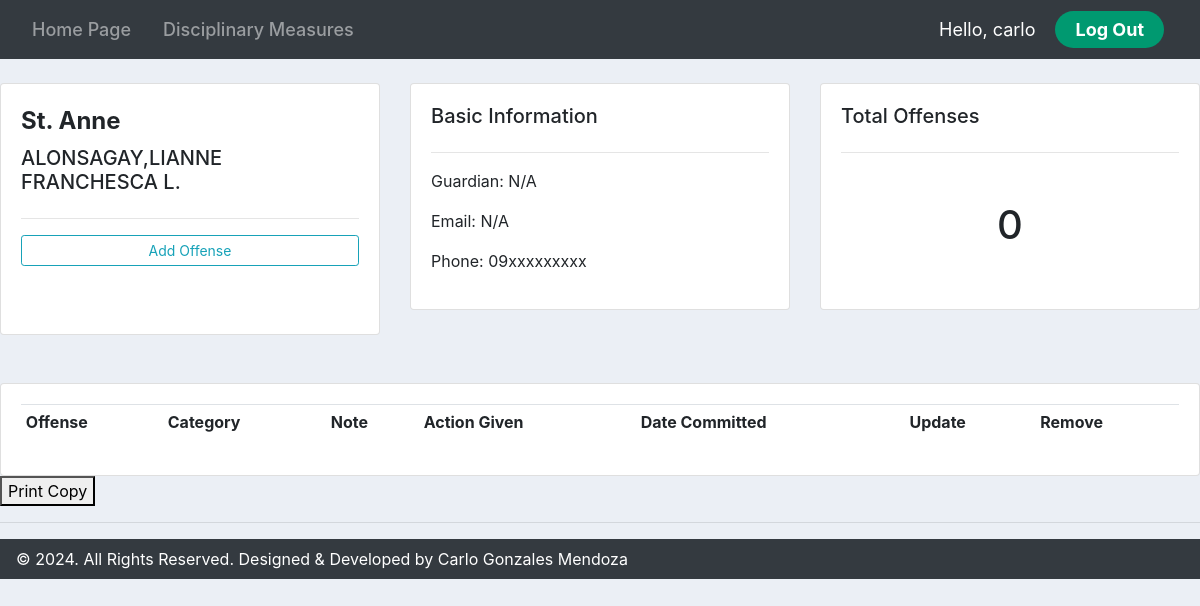
The page /teresaprofile/2/ (signed in) on the database its author committed.
### accounts/models.py (models this page shows, shortened)
class TeresaStudent(models.Model):
    name = models.CharField(max_length=200, null=True)
    phone = models.CharField(max_length=200, null=True)
    email = models.CharField(max_length=200, null=True)
    guardian = models.CharField(max_length=200, null=True)
    date_created = models.DateTimeField(auto_now_add=True, null=True)

### accounts/views.py (the view)
# urls.py: path('teresaprofile/<str:pk_test>/', views.teresaprofile, name='teresaprofile'),
@login_required(login_url='login')
def teresaprofile(request, pk_test):
    teresastudents = TeresaStudent.objects.get(id=pk_test)
    teresaoffenses = teresastudents.teresaoffense_set.all()
    offense_count = teresaoffenses.count()
    context = {'students': teresastudents, 'offenses': teresaoffenses, "offense_count": offense_count,}
    return render(request, 'accounts/teresaprofile.html', context)

### accounts/templates/accounts/teresaprofile.html (shortened to what this page needs)
{% extends 'accounts/main.html' %}
{% block content %}
<br>
<div class="row">
    <div class="col-md">
        <div class="card card-body">
            <h5 style="font-size: 24px; font-weight: 700; line-height: 34px;">St. Anne</h5>
            <h5>{{students.name}}</h5>
            <hr>
            <a class="btn btn-outline-info  btn-sm btn-block" href="{% url 'teresacreate_offense' students.id %}">Add Offense</a>
            <br><br>
        </div>
    </div>
    <div class="col-md">
        <div class="card card-body">
            <h5>Basic Information</h5>
            <hr>
            <p style="padding: 0.01px">Guardian: {{students.guardian}}</p>
            <p style="padding: 0.01px">Email: {{students.email}}</p>
            <p style="padding: 0.01px">Phone: {{students.phone}}</p>
        </div>
    </div>
    <div class="col-md">
        <div class="card card-body">
            <h5>Total Offenses</h5>
            <hr>
            <h1 style="text-align: center;padding: 32px">{{offense_count}}</h1>
        </div>
    </div>
</div>
<br>
<br>
<div class="row">
    <div class="col-md">
        <div class="card card-body">
            <table class="table table-sm">
                <tr>
                    <th>Offense</th>
                    <th>Category</th>
                    <th>Note</th>
                    <th>Action Given</th>
                    <th>Date Committed</th>
                    <th>Update</th>
                    <th>Remove</th>
                </tr>
            </table>
        </div>
    </div>
</div>
<button onclick="window.print()">Print Copy</button>
{% endblock %}

### accounts/templates/accounts/navbar.html (shortened to what this page needs)
{% load static %}
<nav class="navbar navbar-expand-lg navbar-dark bg-dark">
    <div class="collapse navbar-collapse" id="navbarNav">
      <ul class="navbar-nav justify-content-center flex-grow-1 pe-3">
        <li class="nav-item">
          <a class="nav-link mx-lg-2" href="{% url 'homepage' %}">Home Page</a>
        </li>
        <li class="nav-item">
          <a class="nav-link mx-lg-2" href="{% url 'products' %}">Disciplinary Measures</a>
        </li>
      </ul>
    </div>
    <span class="hello-msg">Hello, {{request.user}}</span>
    <span ><a class="hello-log" href="{% url 'logout' %}">Log Out</a></span>
  </nav>

### static/css/main.css (style rules this page uses)
body { background-color: #ebeff5; }

### accounts/templates/accounts/navbar.html (style rules this page uses)
.hello-msg { font-size: 18px; color: #fff; margin-right: 20px; }
.hello-log { margin-right: 20px; background-color: #009970; color: #fff; font-size: 18px; padding: 8px 20px; border-radius: 50px; text-decoration: none; transition: 0.3s; font-weight: 700; }
.nav-link { font-size: 18px; color: #ffffff; font-weight: 500; position: relative; }
.nav-link::before { content: ""; position: absolute; bottom: 0; left: 50%; transform: translateX(-50%); width: 0%; height: 2px; background-color: #009970; visibility: hidden; transition: 0.3s ease-in-out; }

### rows shown on the page
TeresaStudent: name "ALONSAGAY,LIANNE FRANCHESCA L.", guardian "N/A", email "N/A", phone "09xxxxxxxxx"

### other values the page prints
{{ request.user }} "carlo"
{{ offense_count }} "0"
